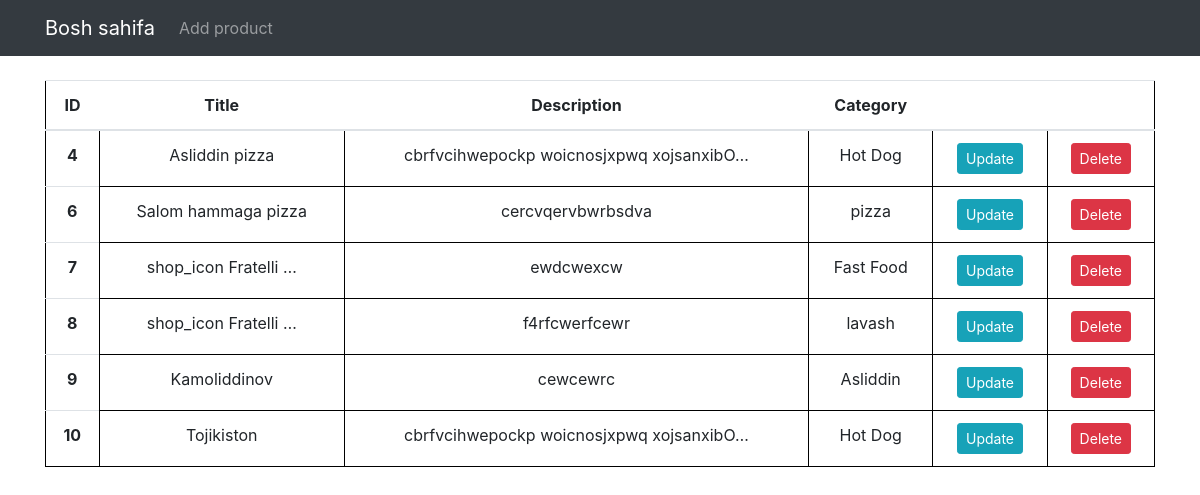
Page /forms/ on the earlier database version.
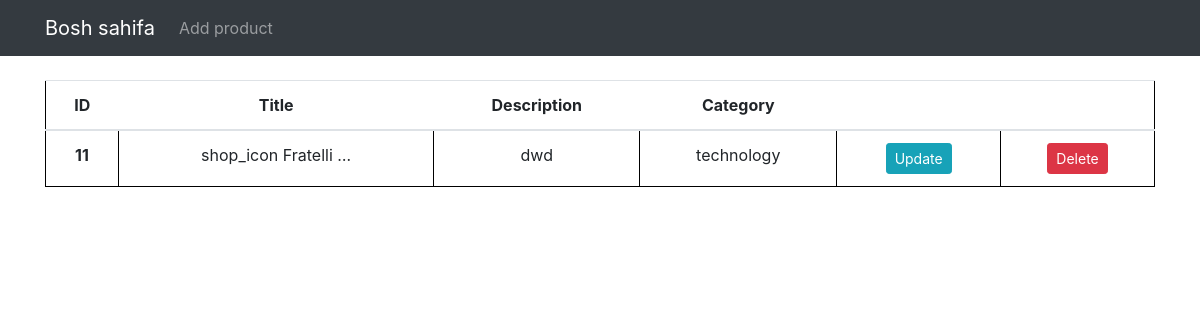
Same page on the later database version.
### forms/models.py (models this page shows, shortened)
class Product(models.Model):
    title = models.CharField(max_length=255)
    description = models.TextField()
    image = models.ImageField(upload_to = "media/images", null=True)
    slug = models.CharField(max_length=255, null=True)
    price = models.FloatField(default=5000)
    is_active = models.BooleanField(default=True)
    category = models.ForeignKey(Category, on_delete=models.CASCADE)
    created_at = models.DateTimeField(auto_now_add=True)
    updated_at = models.DateTimeField(auto_now=True)

class Category(models.Model):
    name = models.CharField(max_length=255)
    icon = models.ImageField(upload_to = "media/images", null=True)
    slug = models.CharField(max_length=255, null=True)
    created_at = models.DateTimeField(auto_now_add=True)
    updated_at = models.DateTimeField(auto_now=True)
    def __str__(self):
        return self.name

### forms/views.py (the view)
# urls.py: path("", list, name="product-list"),
def list(request):
    products = Product.objects.all()
    context = {
        "products": products
    }
    return render(request, "forms/list.html", context)

### templates/forms/list.html (shortened to what this page needs)
<!DOCTYPE html>
<html lang="en">
<head>
    <link rel="stylesheet" href="https://maxcdn.bootstrapcdn.com/bootstrap/4.0.0/css/bootstrap.min.css"
>
</head>
<body>
    <nav class="navbar navbar-expand-lg navbar-dark bg-dark">
        <div class="container">
            <a class="navbar-brand" href="{% url 'bosh-sahifa' %}">Bosh sahifa</a>
            <div class="collapse navbar-collapse" id="navbarSupportedContent">
                <ul class="navbar-nav mr-auto">
                    <li class="nav-item">
                        <a class="nav-link" href="{% url 'product-create' %}">Add product</a>
                    </li>
                </ul>
            </div>
        </div>
    </nav>
<div class="container mt-4">
    <table class="table">
        <thead>
            <tr style="text-align: center;">
                <th scope="col">ID</th>
                <th scope="col">Title</th>
                <th scope="col">Description</th>
                <th scope="col">Category</th>
                <th scope="col"></th>
                <th scope="col"></th>
            </tr>
        </thead>
        <tbody>
            {% for product in products %}
                <tr style="text-align: center;">
                    <th scope="row">{{product.id}}</th>
                    <td>{{product.title|truncatechars:20}}</td>
                    <td>{{product.description|truncatechars:40}}</td>
                    <td>{{product.category}}</td>
                    <td>
                        <a href="{% url 'product-update' pk=product.id %}" class="btn btn-info btn-sm">
                            Update
                        </a>
                    </td>
                    <td>
                        <a href="{% url 'product-delete' pk=product.id %}" class="btn btn-danger btn-sm">Delete</a>
                    </td>
                </tr>
            {% endfor %}
        </tbody>
    </table>
</div>

Differences in the rows shown:
removed Product: id "4", title "Asliddin pizza", description "cbrfvcihwepockp woicnosjxpwq xojsanxibO…", category "Hot Dog"
removed Product: id "6", title "Salom hammaga pizza", description "cercvqervbwrbsdva", category "pizza"
removed Product: id "7", title "shop_icon Fratelli …", description "ewdcwexcw", category "Fast Food"
removed Product: id "8", title "shop_icon Fratelli …", description "f4rfcwerfcewr", category "lavash"
removed Product: id "9", title "Kamoliddinov", description "cewcewrc", category "Asliddin"
removed Product: id "10", title "Tojikiston", description "cbrfvcihwepockp woicnosjxpwq xojsanxibO…", category "Hot Dog"
added Product: id "11", title "shop_icon Fratelli …", description "dwd", category "technology"
